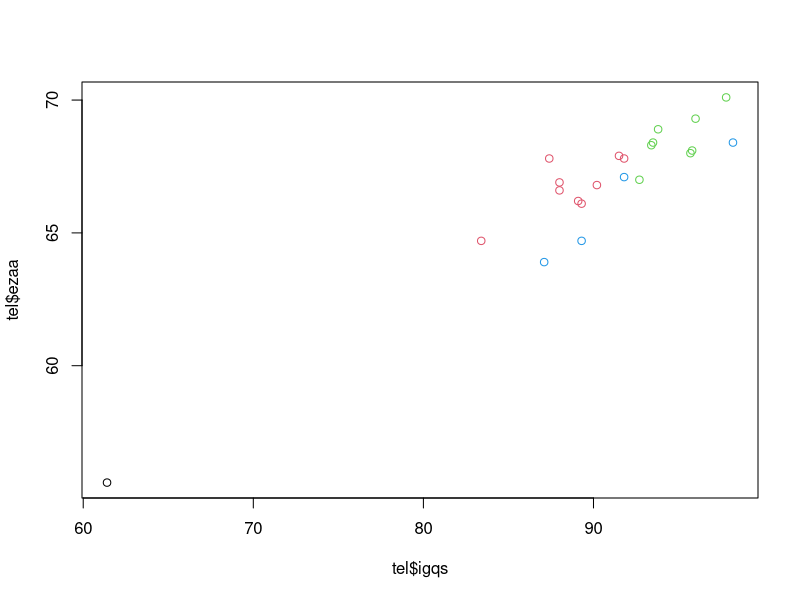
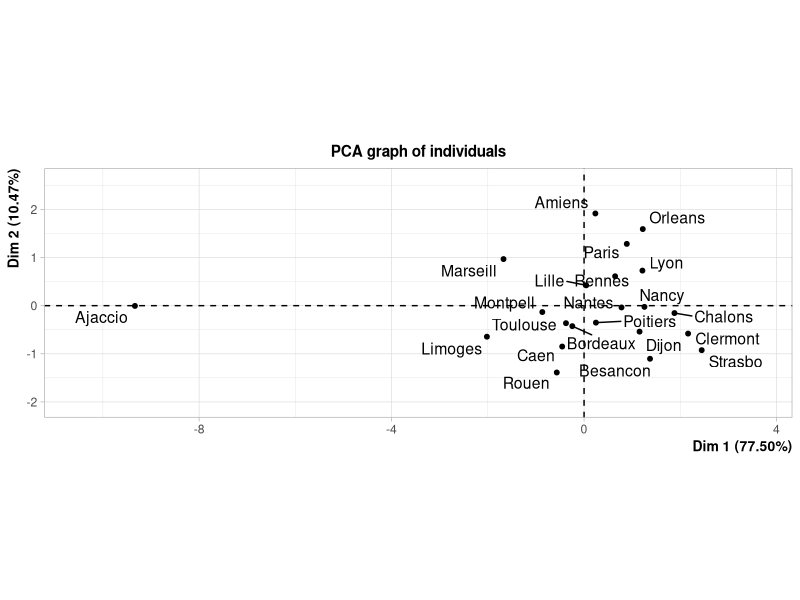
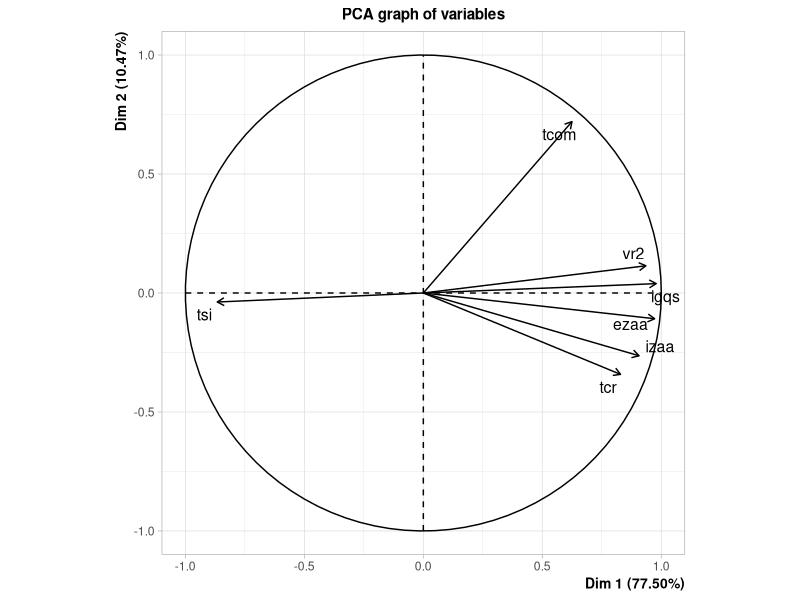
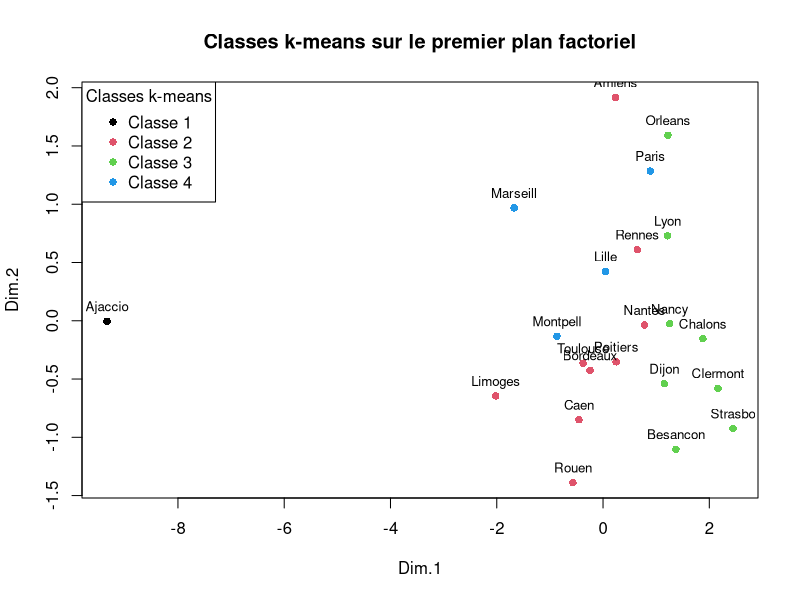
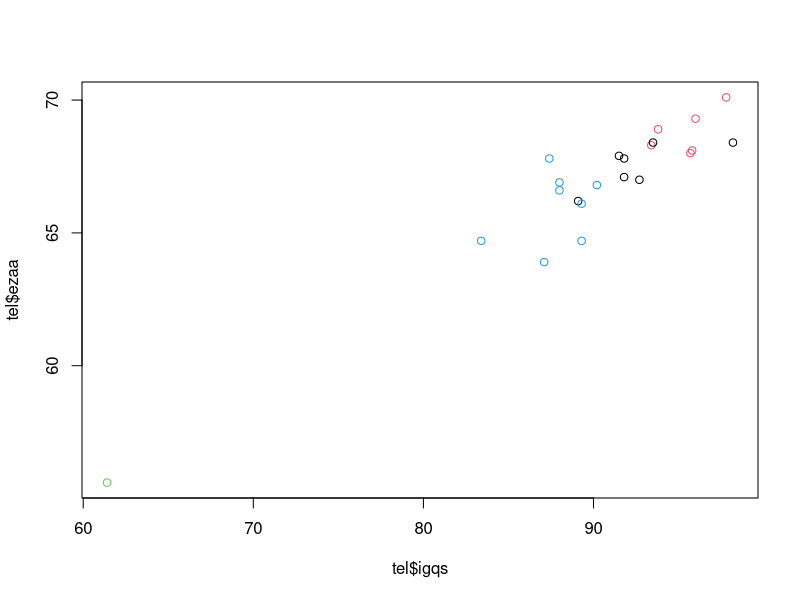
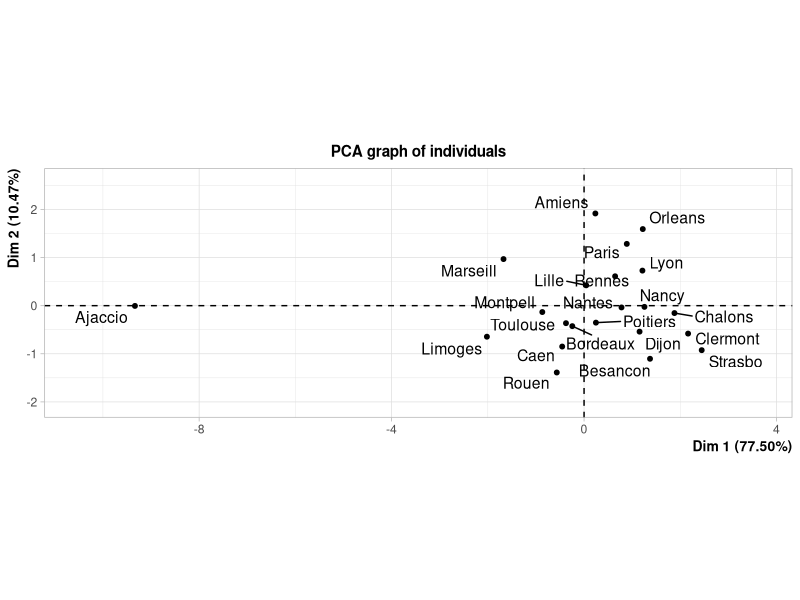
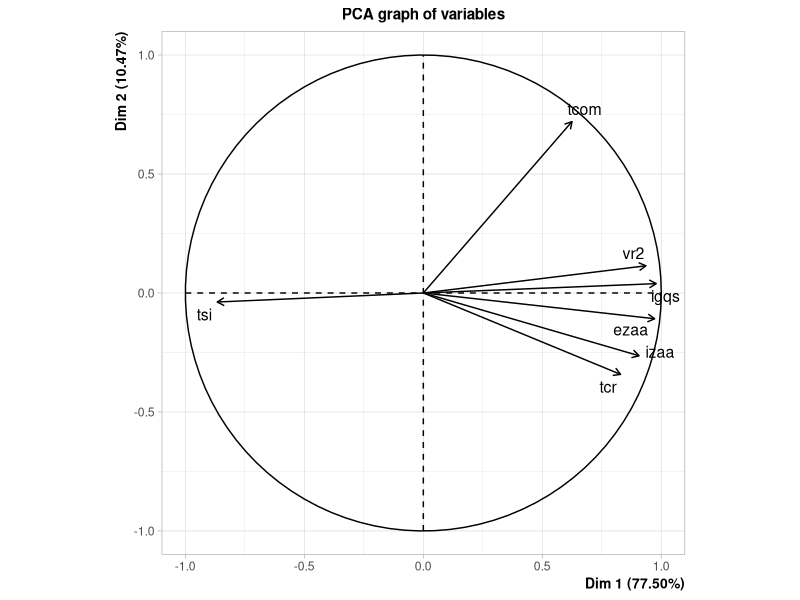
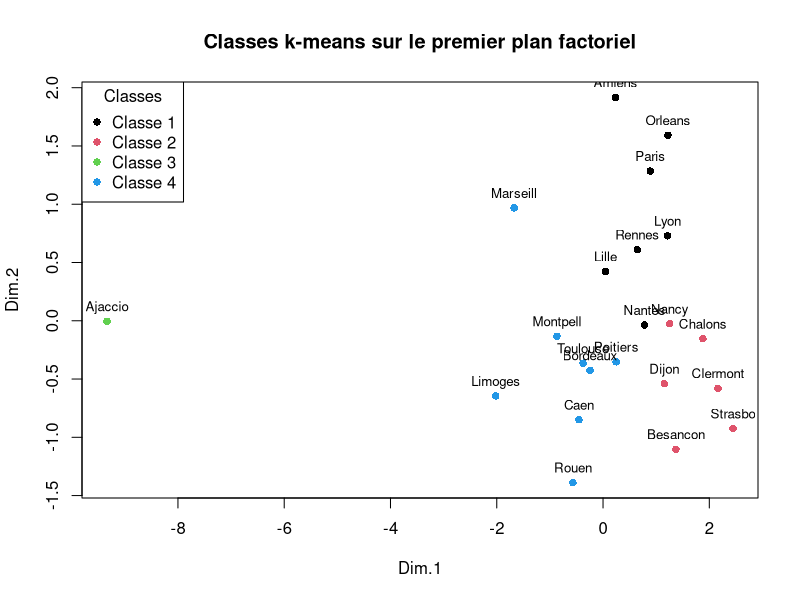

Generate these figures, in order, with R:
# Noms & Prénoms : 
# - SOSSOU Horacio
# - MIHAN Zlanca-Nto

# Chargement des librairies cluster et FactoMineR
library(cluster)
library(FactoMineR)


# 1. Methode des k-means

# Chargement du fichier tel1984.txt
tel = read.table("tel1984.txt", row.names = 1, header = T, dec = ",")
tel

# Documentation de la focntion kmeans
help(kmeans)

# Classification en 4 classes des 7 premières variables
resclus = kmeans(tel[,1:7],4, algorithm = "Lloyd") # on ne s’occupe pas de la 8eme colonne
resclus

# Affichage de 5 composants kmeans
resclus$cluster
resclus$centers
resclus$withinss
resclus$tot.withinss
resclus$size
# Inertie intra-classe de chaque groupe : [1]   0.0000 374.1200 159.7025 264.0662
# Inertie intra-totale = 797.8887
# Nombre d’individus dans chaque groupe : [1] 1 9 4 8


# 1.1 Examen des r´esultats de cette premi`ere analyse

# - Groupement à choisir :
# On exécute la commande suivante plusieurs fois
resclus = kmeans(tel[,1:7],4, algorithm = "Lloyd")
resclus$tot.withinss
# Les essais : 
resclus1 = kmeans(tel[,1:7],4, algorithm = "Lloyd")
resclus1$tot.withinss
resclus2 = kmeans(tel[,1:7],4, algorithm = "Lloyd")
resclus2$tot.withinss
resclus3 = kmeans(tel[,1:7],4, algorithm = "Lloyd")
resclus3$tot.withinss
resclus4 = kmeans(tel[,1:7],4, algorithm = "Lloyd")
resclus4$tot.withinss
resclus5 = kmeans(tel[,1:7],4, algorithm = "Lloyd")
resclus5$tot.withinss
resclus6 = kmeans(tel[,1:7],4, algorithm = "Lloyd")
resclus6$tot.withinss
resclus7 = kmeans(tel[,1:7],4, algorithm = "Lloyd")
resclus7$tot.withinss
resclus8 = kmeans(tel[,1:7],4, algorithm = "Lloyd")
resclus8$tot.withinss
resclus9 = kmeans(tel[,1:7],4, algorithm = "Lloyd")
resclus9$tot.withinss
resclus10 = kmeans(tel[,1:7],4, algorithm = "Lloyd")
resclus10$tot.withinss
# On garde la partition qui a l'inertie intra totale la plus petite
# Essai 1 : Inertie intra-totale = 1192.096
# Essai 2 : Inertie intra-totale = 810.7824
# Essai 3 : Inertie intra-totale = 797.8887
# Essai 4 : Inertie intra-totale = 992.7077
# Essai 5 : Inertie intra-totale = 1213.143
# Essai 6 : Inertie intra-totale = 797.8887
# Essai 7 : Inertie intra-totale = 810.7824
# Essai 8 : Inertie intra-totale = 810.7824
# Essai 9 : Inertie intra-totale = 810.7824
# Essai 10 : Inertie intra-totale = 966.6875
# Le plus petit intra est 797.8887 issu de resclus3 et resclus6.
# On travaillera avec resclus3 dans la suite de l'exercice

# - Examen des classes trouvées
resclus3$cluster
resclus3$centers
resclus3$withinss # Résultat : [1] 374.1200 264.0662 159.7025   0.0000
resclus3$size # Résultat : [1] 9 8 4 1
# Seule la classe 4 n'a un qu'un seul élément.
# La commande resclus3$cluster permet de visualiser cet élément
resclus3$cluster # Elément de la classe 4 : Ajaccio

# - Représentation dans le plan
plot(tel$igqs,tel$ezaa,col=resclus3$cluster)
# L'affichage confirme qu'Ajaccio est très éloigné de tous les éléments. Il est tès proche de l'origine du repère

# - Ajout d'un nouvel indice "Classe km"
tel = cbind(tel, as.factor(resclus3$cluster))
colnames(tel)[9] = "Classe km"
# Affichage des nouvelles données
tel

# - Description des classe par variables quantitatives
description  = catdes(tel[,c(1:7,9)], num.var = 8) # on s´electionne les variables descriptives (colonnes 1 `a 7, puis la colonne des classes , i.e. 9)
description
# Variables caractéristiques des classes :
# Classe 1 : tsi avec t = -3.020993
# Classe 2 : vr2 avec t = -4.003298
# Classe 3 : tcr avec t = -2.173697
# Classe 4 : tsi avec t = 1.965272
# Interprétation de la classe 4 : 
# seule tsi semble caractériser la classe 4. Or |t = 1.965272| < 2 donc aucune variable ne la caractérise

# — Visualisation des compositions des groupes
pca = PCA(tel[, 1:7], scale.unit = TRUE, ncp = 5, graph = TRUE)
coord_ACP = pca$ind$coord[, 1:2]  # Axes 1 et 2
plot(coord_ACP, col = resclus3$cluster, pch = 16, main = "Classes k-means sur le premier plan factoriel")
text(coord_ACP, labels = rownames(tel), pos = 3, cex = 0.8)
legend("topleft", legend = paste("Classe", 1:4), col = 1:4, pch = 16, title = "Classes k-means")
# Cohérence : Ces groupes sembles cohérents à l'exceptions de quelques villes comme
# Amiens, Orléans et Rennes qui sont très éloignés de leurs centroïdes respectifs


# 1.2 Nouvelle etude normee
resclusnorm = kmeans(scale(tel[,1:7]),4, algorithm = "Lloyd")
resclusnorm$tot.withinss

# - Selection du meilleur partionnement avec 10 essais
resclusnorm1 = kmeans(scale(tel[,1:7]),4, algorithm = "Lloyd")
resclusnorm1$tot.withinss
resclusnorm2 = kmeans(scale(tel[,1:7]),4, algorithm = "Lloyd")
resclusnorm2$tot.withinss
resclusnorm3 = kmeans(scale(tel[,1:7]),4, algorithm = "Lloyd")
resclusnorm3$tot.withinss
resclusnorm4 = kmeans(scale(tel[,1:7]),4, algorithm = "Lloyd")
resclusnorm4$tot.withinss
resclusnorm5 = kmeans(scale(tel[,1:7]),4, algorithm = "Lloyd")
resclusnorm5$tot.withinss
resclusnorm6 = kmeans(scale(tel[,1:7]),4, algorithm = "Lloyd")
resclusnorm6$tot.withinss
resclusnorm7 = kmeans(scale(tel[,1:7]),4, algorithm = "Lloyd")
resclusnorm7$tot.withinss
resclusnorm8 = kmeans(scale(tel[,1:7]),4, algorithm = "Lloyd")
resclusnorm8$tot.withinss
resclusnorm9 = kmeans(scale(tel[,1:7]),4, algorithm = "Lloyd")
resclusnorm9$tot.withinss
resclusnorm10 = kmeans(scale(tel[,1:7]),4, algorithm = "Lloyd")
resclusnorm10$tot.withinss
# On garde la partition qui a l'inertie intra totale la plus petite
# Essai 1 : Inertie intra-totale = 29.45064
# Essai 2 : Inertie intra-totale = 30.22127
# Essai 3 : Inertie intra-totale = 28.15514
# Essai 4 : Inertie intra-totale = 33.41778
# Essai 5 : Inertie intra-totale = 28.03745
# Essai 6 : Inertie intra-totale = 85.87389
# Essai 7 : Inertie intra-totale = 28.09956
# Essai 8 : Inertie intra-totale = 33.31425
# Essai 9 : Inertie intra-totale = 27.77044
# Essai 10 : Inertie intra-totale = 29.86041
# La plus petite inertie intra est 27.77044 issu de resclusnorm9
# On travaillera avec resclusnorm9 dans la suite de l'exercice

# - Tailles des classes
resclusnorm9$size # Résultat : [1] 6 8 7 1

# -Variances intra-classes
resclusnorm9$withinss # Résultat : [1]  6.051702 11.574555 10.144180  0.000000

# - Observation de bonne séparation des classes
plot(tel$igqs,tel$ezaa,col=resclusnorm9$cluster)
# Les classes sont mieux séparées maintenant

# - Ajout de l'indice "Classe kmnorm"
tel = cbind(tel, as.factor(resclusnorm9$cluster))
colnames(tel)[10] = "Classe kmnorm"
tel

# - Descriptions des classes par les variales
descrip1=catdes(tel[,c(1:7,10)], num.var = 8) # on selectionne les variables descriptives (colonnes 1 `a 7, puis la colonne des classes, i.e. 10)
descrip1
# Classe 1 : tsi avec t = -3.020993
# Classe 2 : tsi avec t = 1.965272
# Classe 3 : tcr avec t = -2.173697
# Classe 4 : vr2 avec t = -4.003298
# Comparaison : Ici la classe 4 est fortement caractérisée par une variable (vr2). Ce qui était
# le contraire dans le cas précédent

# - Visualisation des groupes avec l'ACP
pca_norm = PCA(tel[, 1:7], scale.unit = TRUE, ncp = 5, graph = TRUE)
coord_ACP_norm = pca_norm$ind$coord[, 1:2]  # Axes 1 et 2
plot(coord_ACP_norm, col = resclusnorm9$cluster, pch = 16, main = "Classes k-means sur le premier plan factoriel")
text(coord_ACP_norm, labels = rownames(tel), pos = 3, cex = 0.8)
legend("topleft", legend = paste("Classe", 1:4), col = 1:4, pch = 16, title = "Classes")
# Villes qui sont ensemble quelle que soit la méthode :
tel
# Classe 1 : Besancon, Chalons, Clermont, Dijon, Nancy, Strasbourg 
# Classe 2 : Bordeaux, Caen, Limoges, Poitiers, Rouen, Toulouse
# Classe 3 : Lille, Paris
# Classe 4 : Ajaccio


# 2. CAH
rescah=agnes(scale(tel[,1:7]),method="ward")
plot(rescah,xlab="regions")

# - CAH avec le lien minimum
rescahmin=agnes(scale(tel[,1:7]),method="single")
plot(rescahmin,xlab="regions")
# Constat : La hauteur du dendrogram a dimunié (passée de 13 à 7)

# - CAH avec le lien maximum
rescahmax=agnes(scale(tel[,1:7]),method="complete")
plot(rescahmax,xlab="regions")

# - Découpages en classes
numclassward=cutree(rescah, k=4) # pour Ward
numclassmax=cutree(rescahmax,k=4) # pour lien max
numclassward
numclassmax
table(numclassward,numclassmax)
# Constat : Ces deux méthodes ont des éléments communs dans leurs différentes classes qui sont :
# Classe 1 : 1 ville
# Classe 2 : 2 villes
# Classe 3 : 6 villes
# Classe 4 : 9 villes
# On a des éléments non nuls que sur la diagonal, à l'xception du couple (2,3)

# Tracé de graphe
# numclassward :
plot(coord_ACP, col = numclassward, pch = 16, main = "Groupes CAH (Ward) sur le premier plan factoriel")
text(coord_ACP, labels = rownames(tel), pos = 3, cex = 0.8)
legend("topleft", legend = paste("Groupe", 1:4), col = 1:4, pch = 16, title = "Groupes")

# numclassmax :
plot(coord_ACP, col = numclassmax, pch = 16, main = "Groupes CAH (Lien max) sur le premier plan factoriel")
text(coord_ACP, labels = rownames(tel), pos = 3, cex = 0.8)
legend("topleft", legend = paste("Groupe", 1:4), col = 1:4, pch = 16, title = "Groupes")

# Ajout de l'indice "ClassesCAHW"
tel = cbind(tel, as.factor(numclassward))
colnames(tel)[11] = "ClassesCAHW"
tel

# En combien de classes couper l'arbre ?
rescah2=as.hclust(rescah)
barplot(rev(rescah2$height), names.arg = c(1:21))

# - Description des classes par les variables
descrip2=catdes(tel[,c(1:7,11)], num.var = 8)
descrip2
# Affichage de la meilleure classe : Il s'agit de la classe 4
composition=tel[tel[,8] == 4, ]
composition

# - Comparaison : La composotion des classes est la même quelles que soient les méthodes utilisées 

  
